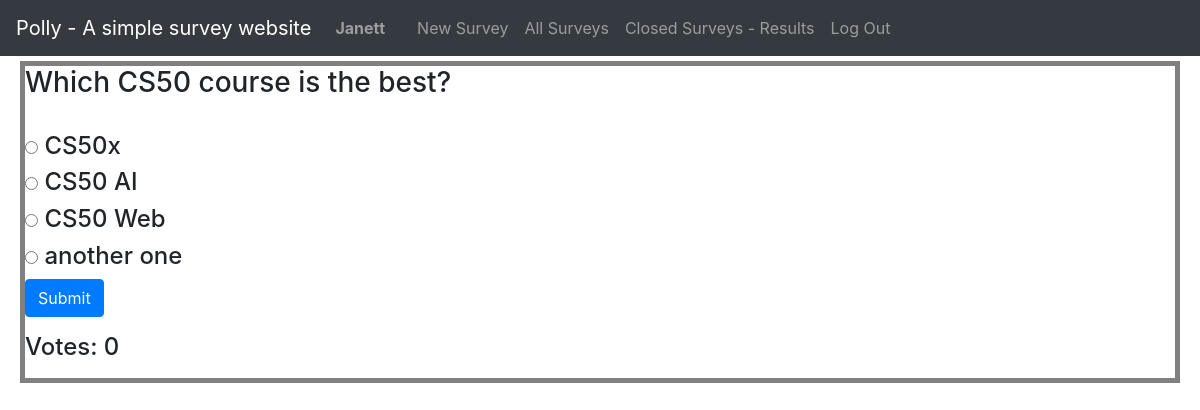
Page /surveys (signed in) on the committed database.
### polly/models.py (models this page shows)
class User(AbstractUser):
    pass

class Survey(models.Model):
    user = models.ForeignKey(User, on_delete=models.CASCADE, default='1', related_name="author")
    question = models.TextField()
    answer1 = models.TextField()
    answer2 = models.TextField()
    answer3 = models.TextField(blank=True)
    answer4 = models.TextField(blank=True)
    timestamp = models.DateTimeField()
    archived = models.BooleanField (default=False)

### polly/views.py (the view, shortened to what this page needs)
# urls.py: path("surveys", views.surveys, name="surveys"),
def surveys(request):
    if request.method == 'GET':
        questions_all = Vote.objects.filter(user=request.user).values_list('question', flat=True)
        surveyss = Survey.objects.all().order_by('-timestamp')
        votes = Vote.objects.values('question').annotate(c=Count('question'))
        questions = Vote.objects.values_list('question', flat=True)
        print(surveyss)
        return render(request, "surveys.html", {
            'surveys': surveyss,
            'questions_all': questions_all,
            'votes': votes,
            'questions': questions
        })

### polly/templates/surveys.html (shortened to what this page needs)
{% extends "layout.html" %}
{% load static %}
{% block body %}
{% for survey in surveys %}
    <form method="post" name="Survey" onsubmit="" action="">
    {% if survey.archived != True %}
    <div class="survey">
        <h3><input type="hidden" name="question" value="{{ survey.question }}"> {{ survey.question }}</h3><br>
        <h4><input type="radio" name="radAnswer" value="{{ survey.answer1 }}"> {{ survey.answer1 }}</input></h4>
        <h4><input type="radio" name="radAnswer" value="{{ survey.answer2 }}"> {{ survey.answer2 }}</input></h4>
        {% if survey.answer3 != "" %}
            <h4><input type="radio" name="radAnswer" value="{{ survey.answer3 }}"> {{ survey.answer3 }}</input></h4>
        {% endif %}
        {% if survey.answer4 != "" %}
            <h4><input type="radio" name="radAnswer" value="{{ survey.answer4 }}"> {{ survey.answer4 }}</input></h4>
        {% endif %}
        {% if survey.question in questions_all %}
            <h4 style="color: green">Already voted!</h4>
        {% else %}
                <button name="submit" value="{{ survey.question }}" class="btn btn-primary">Submit</button>
        {% endif %}
        {% for vote in votes %}
            {% ifchanged %}
            {% if survey.question not in questions %}
                <p><h4>Votes: 0</h4></p>
            {% endif %}
            {% endifchanged %}
        {% endfor %}
        </div>
    {% endif %}
{% endfor %}
{% endblock %}

### polly/templates/layout.html (shortened to what this page needs)
{% load static %}
<!DOCTYPE html>
<html lang="en">
    <head>
        <link rel="stylesheet" href="https://stackpath.bootstrapcdn.com/bootstrap/4.4.1/css/bootstrap.min.css">
        <link href="{% static 'polly/styles.css' %}" rel="stylesheet">
    </head>
    <body>
        <nav class="navbar navbar-expand-lg navbar-dark bg-dark">
            <a class="navbar-brand" href="{% url 'index' %}">Polly - A simple survey website</a>
            <div>
              <ul class="navbar-nav mr-auto">
                {% if user.is_authenticated %}
                    <li class="nav-item">
                        <a class="nav-link" href="{% url 'profile' %}"><strong>{{ user.username }}</strong></a>
                    </li>
                {% endif %}
                <li class="nav-item">
                  <a class="nav-link" href="{% url 'index' %}">
                  </a>
                </li>
                {% if user.is_authenticated %}
                    <li class="nav-item">
                        <a class="nav-link" href="{% url 'new_survey' %}">New Survey</a>
                    </li>
                    <li class="nav-item">
                        <a class="nav-link" href="{% url 'surveys' %}">All Surveys</a>
                    </li>
                    <li class="nav-item">
                        <a class="nav-link" href="{% url 'results' %}">Closed Surveys - Results</a>
                    </li>
                    <li class="nav-item">
                        <a class="nav-link" href="{% url 'logout' %}">Log Out</a>
                    </li>
                {% endif %}
              </ul>
            </div>
          </nav>
        <div class="body">
            {% block body %}
            {% endblock %}
        </div>
    </body>
</html>

### polly/static/polly/styles.css (style rules this page uses)
.survey { border: 5px solid grey; display: center; justify-content: center; flex-direction: column; box-sizing: border-box; margin: 5px 20px; }

### rows in the picture
User: username "Janett"
Survey: question "Which CS50 course is the best?", answer1 "CS50x", answer2 "CS50 AI", answer3 "CS50 Web", answer4 "another one"
